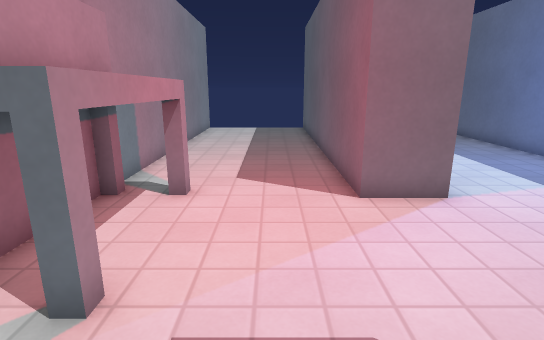
[1] (above)

17 first-person views from a walk through a level from a Godot 3-D game. The camera is 1.2 m above the floor, tilts 14° down and sees 80° across. The floor is counted in squares, 0.5 m on a side. Each view is taken from the middle of a square. On the plan, view 1 faces up. The plan holds only what a view shows up to about 20 squares ahead; the rest is blank. Surface patterns are stand-ins for the level's own textures.

[2]
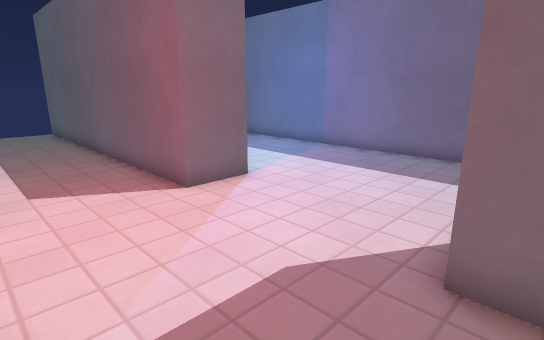

[3]
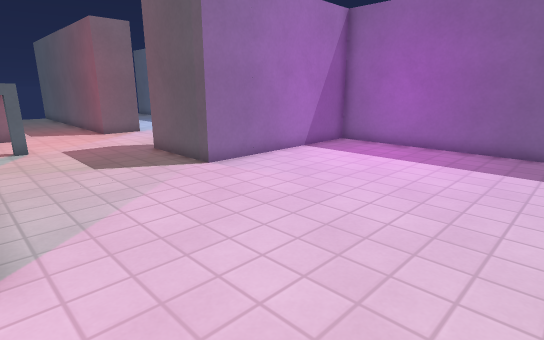

[4]
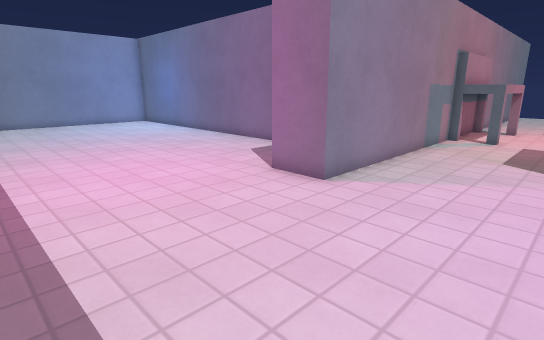

[5]
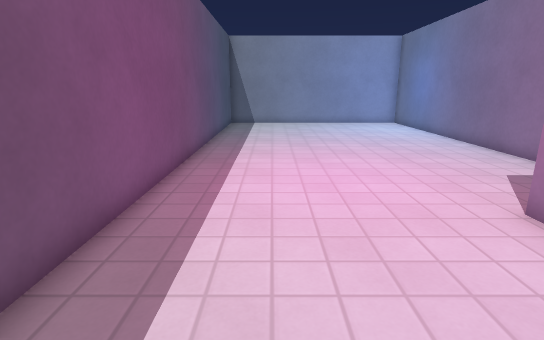

[6]
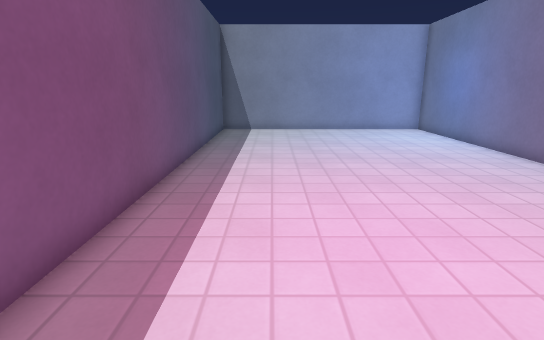

[7]
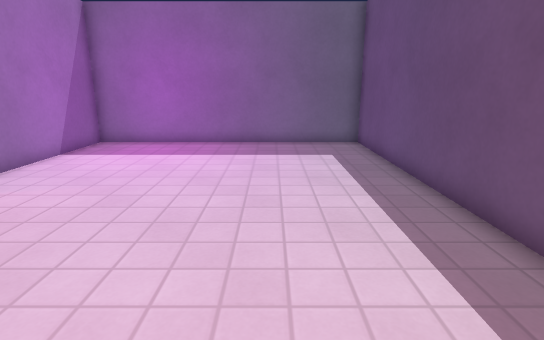

[8]
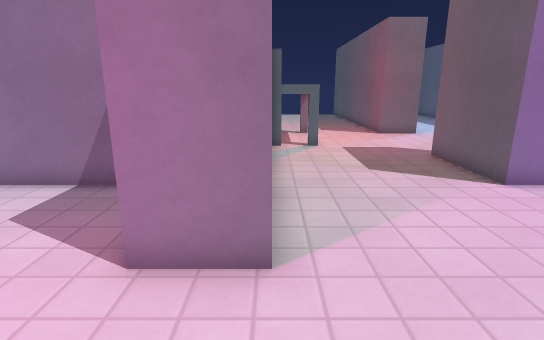

[9]
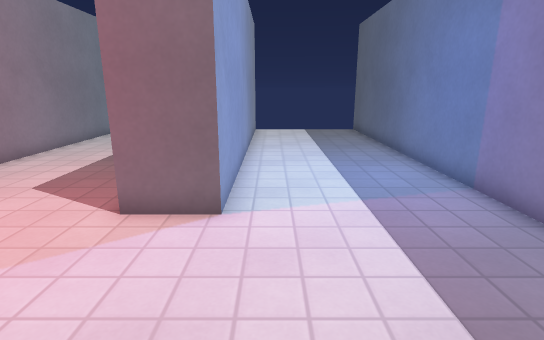

[10]
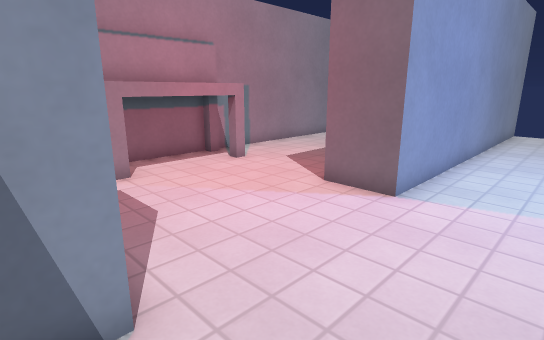

[11]
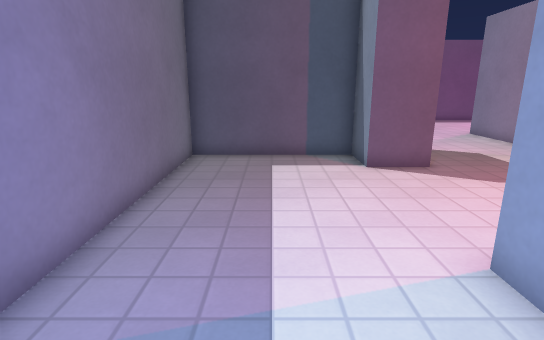

[12]
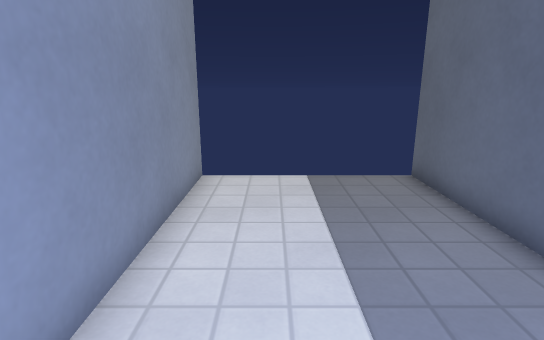

[13]
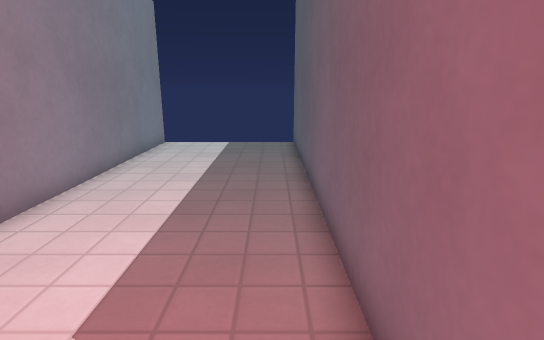

[14]
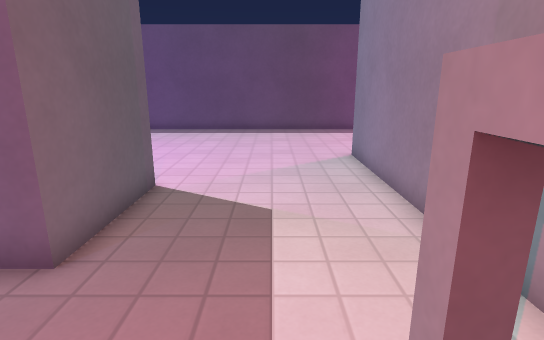

[15]
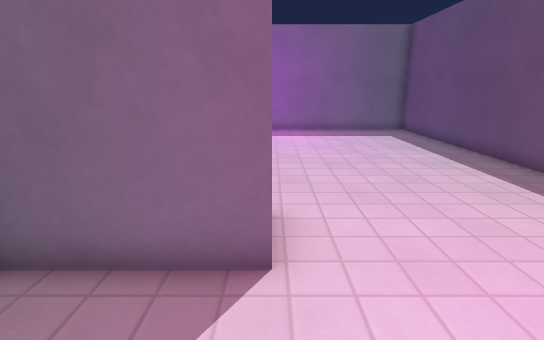

[16]
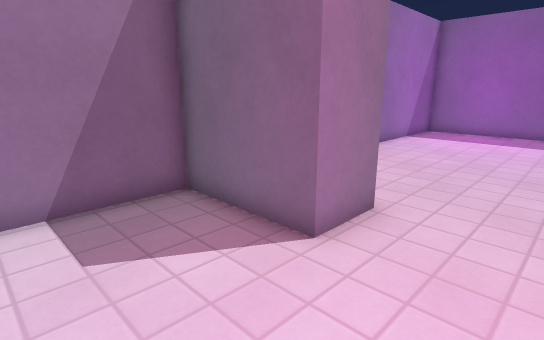

[17]
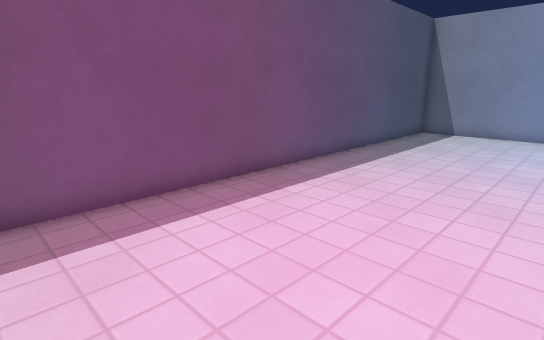

### Floor plan
Points are (right, up) in squares from view 1. A wall is a line through its corners. A room is listed if a view was taken in it or the views show most of it. See-through windows are left out.
Room 1 (views 1, 2, 3, 4, 5, 6, 7, 8, 9, 10, 11, 12, 13, 14, 15, 16, 17)
walls: (-2.4, 3) (-2.4, 3.4) (-2, 3.4); (-4, 7.2) (-4, 4.1); (-1.9, 7.2) (-2.5, 7.2); (-3.6, 7.6) (-3.6, 3); (-2, 7.6) (-2, 3) (-4, 3) (-4, -7) (-6, -7) (-6, -3) (-24, -3) (-24, -15) (10, -15) (10, -3) (2, -3) (2, 1) (4, 1) (4, -1) (10, -1) (10, 21); (-4, 21) (-4, 7.9); (4, 21.1) (4, 7) (2, 7) (2, 21)

Where each view was taken, in squares from view 1:
view 1: 0 up, 0 right, facing up
view 2: 0 up, 2 left, facing up-right
view 3: 12 down, 4 left, facing up-right
view 4: 14 down, 1 right, facing up-left
view 5: 12 down, 0 right, facing left
view 6: 12 down, 4 left, facing left
view 7: 11 down, 5 left, facing right
view 8: 11 down, 4 left, facing up
view 9: 1 up, 5 right, facing up
view 10: 0 up, 7 right, facing up-left
view 11: 11 up, 7 right, facing down
view 12: 12 up, 6 right, facing up
view 13: 6 up, 1 right, facing up
view 14: 5 up, 1 left, facing down
view 15: 7 down, 10 left, facing right
view 16: 10 down, 10 left, facing up-right
view 17: 8 down, 5 left, facing down-left
